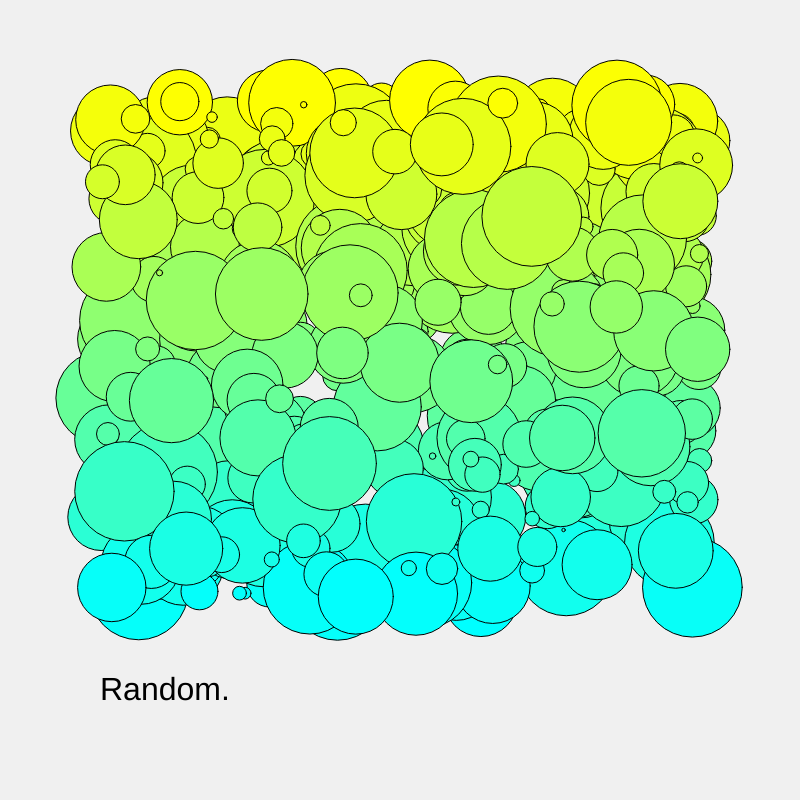
Frame 1 (no input)
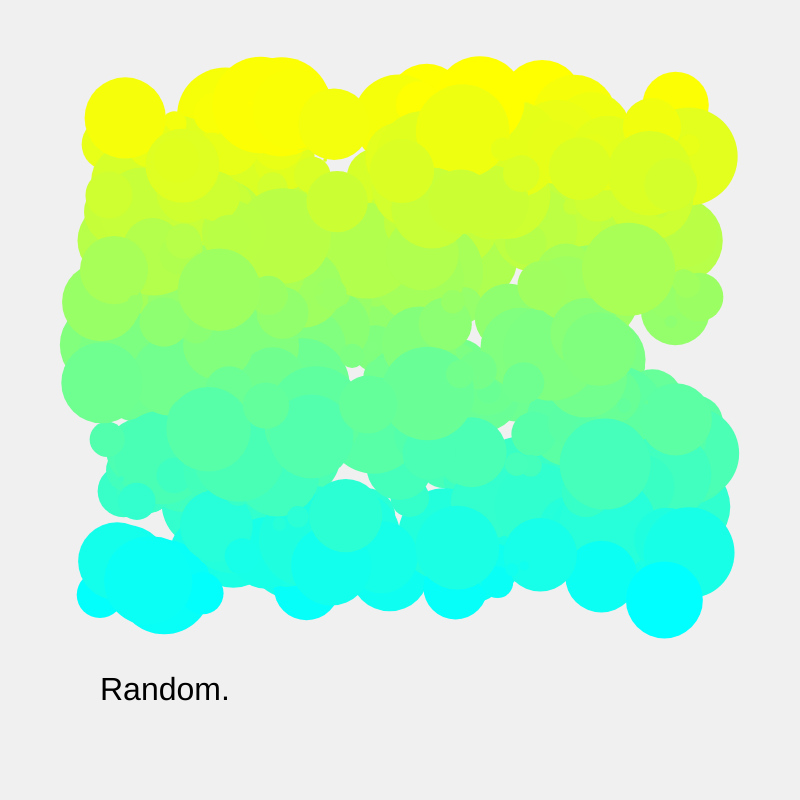
Frame 2 (the mouse pressed at the canvas centre, redrawn once)

The p5.js sketch that drew these frames (run headless with seeded random() and noise() and a simulated clock; the mouse was pressed at the canvas centre and the sketch redrawn once):

// p5.js sketch
// ── sketch.js
let r, g, b;
let thickness;
let shapeSize;

function setup() {
  createCanvas(800, 800);
  r = 0;
  g = 0;
  b = 0;
  thickness = 1;
  shapeSize = 15;
}

function draw() {
  background(240);

  let gridSize = 30;
  for (let i = 0; i < 500; i++) {
    let x = width / 2 + random(-300, 300);
    let y = height / 2 - 50 + random(-250, 250);

    r = map(y, 100, 600, 255, 0);
    g = 255;
    b = map(y, 100, 600, 0, 255);

    fill(r, g, b);
    //stroke(r, g, b);

    // if (random() < 0.50) {
    //   noStroke();
    //   fill(r, g, b);
    // } else {
    //   noFill();
    //   stroke(r, g, b);
    // }

    // thickness = map(y, 100, 600, 1, 8);
    // strokeWeight(thickness);

    shapeSize = random(3, 100);
    // shapeSize = map(y, 100, 600, 20, 5);

    // rectMode(CENTER);
    // rect(x, y, shapeSize, shapeSize);

    circle(x, y, shapeSize);

  }

  fill(0);
  noStroke();
  textSize(32);
  text("Random.", 100, 700);

  noLoop();
}
